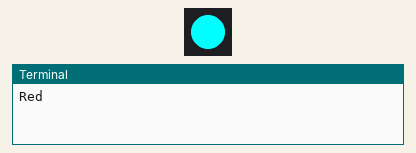
Recording of a program running on a simulated Raspberry Pi (BCM pin numbers). Shown: 1 RGB LEDs in strip order, left to right, the last lines printed to the terminal. At 8.0 s the program stops and its outputs stay as they are.

Above: at 0.1 s.
At 2.1 s:
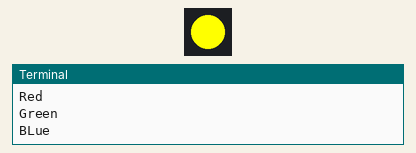
At 4.1 s:
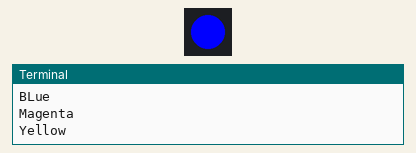
At 8.1 s:
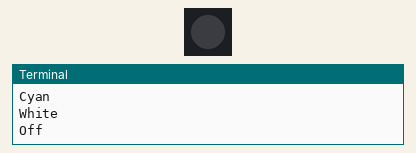
Timing chart, 0 to 9.5 s (numbered marks = the images above):
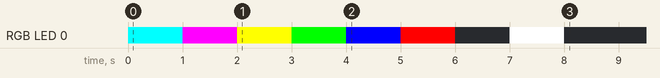

Measured:
- by itself, RGB LED 0: off → RGB(0, 255, 255) at 0.00 s, → RGB(255, 0, 255) 1.0 s later, → RGB(255, 255, 0) 1.0 s later, → RGB(0, 255, 0) 1.0 s later, … (9 changes in this stretch)

The program:

rgb-common-anode.py
```python
#!/usr/bin/env python
# Writen for common anode (+) RGB LED

from gpiozero import RGBLED
from time import sleep

led = RGBLED(14,15,18)

#led.red = 1 # full red
#sleep(1)
#led.red = 0.5  #
#sleep(1)

print("Red")
led.color = (0,1,1) # full red
sleep(1)
print("Green")
led.color = (1,0,1) # full green
sleep(1)
print("BLue")
led.color = (1,1,0) # full blue
sleep(1)

print("Magenta")
led.color = (0,1,0) # magenta
sleep(1)
print("Yellow")
led.color = (0,0,1) # yellow
sleep(1)
print("Cyan")
led.color = (1,0,0) # cyan
sleep(1)
print("White")
led.color = (0,0,0) # white
sleep(1)
print("Off")
led.color = (1,1,1) # off
sleep(1)
```
